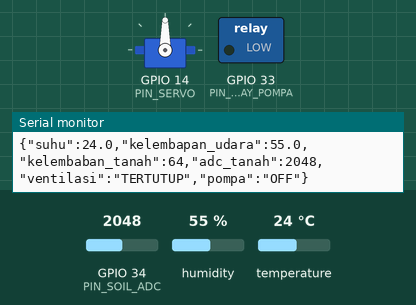
The sketch below on a simulated ESP32. On the bench: servo, switched loads named in the sketch (green lamp = pin HIGH), the last lines printed to the serial monitor. The inputs (shaded band) are chosen by the test bench; at power-on: temperature 24 °C, GPIO 34 (PIN_SOIL_ADC) = 2048, humidity 55 % (analog values on the 0–4095 scale). WiFi joins after 1.5 s; servers stay silent unless stated.

Above: at 3.3 s.
3.4 s: temperature set to 29.3 °C
7.3 s: temperature set to 30.5 °C
At 10.3 s:
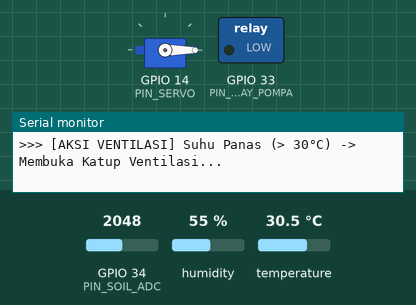
11.9 s: GPIO 34 (PIN_SOIL_ADC) set to 2645
13.4 s: GPIO 34 (PIN_SOIL_ADC) set to 2726
At 15.1 s:
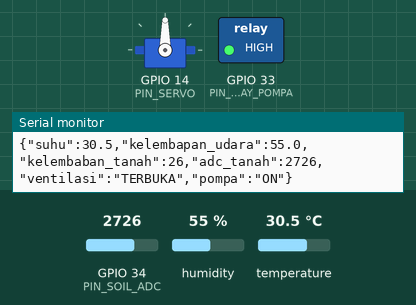
20.6 s: temperature set to 29.5 °C
23.3 s: temperature set to 28.3 °C
At 26.3 s:
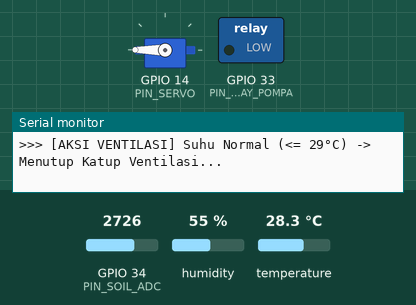
Timing chart, 0 to 28.0 s (numbered marks = the images above; inputs shaded):
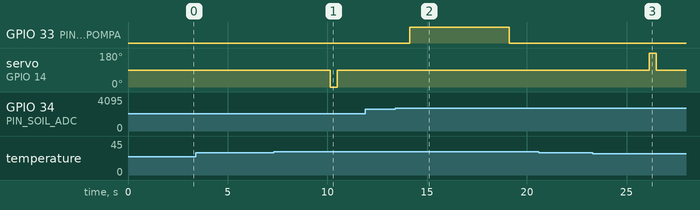

The sketch:

smart_greenhouse_esp32.ino
```cpp
/*
 * ======================================================================================
 * PROYEK AKHIR IoT: Smart Greenhouse Mini Berbasis ESP32 & Dashboard Website
 * ======================================================================================
 * Deskripsi:
 * Firmware ESP32 untuk pemantauan dan kontrol otonom iklim mikro tanaman.
 * - Sensor Suhu & Kelembapan Udara : DHT22 (GPIO 32)
 * - Sensor Kelembaban Tanah         : Capacitive Soil Moisture v1.2 (GPIO 34 - ADC1)
 * - Aktuator Ventilasi             : Servo SG90 360 Continuous (GPIO 14)
 * - Aktuator Penyiraman            : Pompa Mini via Modul Relay SRD-05VDC (GPIO 33)
 * - Komunikasi                     : WiFi Station Mode (Hotspot HP) + HTTP REST API (JSON & CORS)
 *
 * Library yang dibutuhkan (Install via Arduino IDE -> Library Manager):
 * 1. "DHT sensor library" by Adafruit (termasuk "Adafruit Unified Sensor")
 * 2. "ESP32Servo" by Kevin Harrington
 * 3. "WebServer" & "WiFi" (bawaan board package ESP32)
 * ======================================================================================
 */

#include <WiFi.h>
#include <WebServer.h>
#include <DHT.h>
#include <ESP32Servo.h>

// ======================================================================================
// 1. KONFIGURASI PEMETAAN PIN (GPIO)
// ======================================================================================
#define PIN_DHT          32   // Pin DATA sensor DHT22
#define PIN_SOIL_ADC     34   // Pin AOUT sensor Soil Moisture Kapasitif (ADC1, Input-Only)
#define PIN_SERVO        14   // Pin Sinyal PWM Servo SG90 (Ventilasi)
#define PIN_RELAY_POMPA  33   // Pin IN modul relay SRD-05VDC (Pompa Air)

#define DHTTYPE          DHT22

// ======================================================================================
// 2. KONFIGURASI KREDENSIAL WIFI (HOTSPOT HP)
// ======================================================================================
const char* WIFI_SSID     = "Reonnn";
const char* WIFI_PASSWORD = "kopiireng";

// ======================================================================================
// 3. PENGATURAN PARAMETER LOGIKA & AMBANG BATAS (THRESHOLD)
// ======================================================================================

// Tipe Pemicu Modul Relay SRD-05VDC:
// - Set 'false' jika modul relay Active-HIGH (pompa ON saat GPIO bernilai HIGH / 3.3V)
// - Set 'true' jika modul relay Active-LOW  (pompa ON saat GPIO bernilai LOW / 0V)
const bool RELAY_ACTIVE_LOW = false;

// Kalibrasi Nilai Mentah ADC Sensor Kapasitif (12-bit: 0 - 4095)
// Logika terbalik: Udara terbuka = ADC tinggi; Dalam air = ADC rendah
const int ADC_KALIBRASI_KERING = 3200; // Nilai saat di udara terbuka (0% kelembaban tanah)
const int ADC_KALIBRASI_BASAH  = 1400; // Nilai saat lempeng tercelup air (100% kelembaban)

// Ambang Batas Suhu & Ventilasi (Kondisi 1 Sesuai Dokumen)
const float THRESHOLD_SUHU_PANAS   = 30.0; // Buka ventilasi jika suhu > 30.0 °C
const float THRESHOLD_SUHU_NORMAL  = 29.0; // Tutup ventilasi jika suhu <= 29.0 °C (Histeresis 1°C)

// Konfigurasi Kontrol untuk Servo 360 Continuous:
const int GERAK_BUKA   = 0;     // Putar ke arah buka (kecepatan penuh)
const int GERAK_TUTUP  = 180;   // Putar ke arah tutup (arah sebaliknya)
const int SERVO_STOP   = 90;    // Nilai titik tengah untuk henti putaran (biasanya 88 - 92)
const int DURASI_PUTAR = 350;   // Lama waktu putar dalam milidetik (sesuai bukaan pintu)

// Ambang Batas Kelembaban Tanah & Penyiraman (Kondisi 2 Sesuai Dokumen)
const int THRESHOLD_ADC_KERING     = 2700; // Pompa ON jika ADC > 2700 (Tanah Kering)
const int THRESHOLD_ADC_LEMBAP     = 2300; // Pompa OFF jika ADC <= 2300 (Tanah Cukup Basah)

// Batas Durasi Penyiraman Maksimal (Safety Timeout) & Jeda Resap Air
// Melindungi tanaman dari kebanjiran dan memberi waktu air meresap ke lempeng sensor
const unsigned long MAKS_DURASI_POMPA = 5000;  // Maksimal menyiram 5000 ms (5 detik)
const unsigned long JEDA_RESAP_TANAH  = 10000; // Jeda 10 detik setelah menyiram sebelum boleh menyiram lagi

// Interval Pembacaan Sensor
const unsigned long INTERVAL_BACA_SENSOR = 2000; // Baca setiap 2000 ms (2 detik)

// ======================================================================================
// 4. INSTANSIASI OBJEK & VARIABEL GLOBAL
// ======================================================================================
WebServer server(80);
DHT dht(PIN_DHT, DHTTYPE);
Servo servoVentilasi;

// Variabel Data Sensor
float suhu = 0.0;
float kelembapanUdara = 0.0;
int adcTanah = 0;
int kelembabanTanahPersen = 0;

// Variabel Status Aktuator
bool statusVentilasi = false; // false = TERTUTUP, true = TERBUKA
bool statusPompa     = false; // false = MATI (OFF), true = MENYALA (ON)

unsigned long waktuMulaiPompa   = 0;
unsigned long waktuSelesaiPompa = 0;
unsigned long waktuTerakhirBaca = 0;

// ======================================================================================
// 5. FUNGSI KENDALI AKTUATOR
// ======================================================================================

// Mengatur status saklar relay pompa dengan memperhitungkan Active-HIGH / Active-LOW
void kontrolPompa(bool nyalakan) {
  if (nyalakan) {
    digitalWrite(PIN_RELAY_POMPA, RELAY_ACTIVE_LOW ? LOW : HIGH);
    statusPompa = true;
  } else {
    digitalWrite(PIN_RELAY_POMPA, RELAY_ACTIVE_LOW ? HIGH : LOW);
    statusPompa = false;
  }
}

// Fungsi bantu untuk menggerakkan servo 360 derajat sebentar lalu berhenti
void gerakkanVentilasi(int arah, int durasiMs) {
  servoVentilasi.attach(PIN_SERVO);
  servoVentilasi.write(arah);
  delay(durasiMs);                  // Putar selama beberapa milidetik
  servoVentilasi.write(SERVO_STOP); // Hentikan putaran
  delay(50);
  servoVentilasi.detach();          // Lepas sinyal PWM agar servo benar-benar diam & tidak mendengung
}

// ======================================================================================
// 6. HANDLER REST API & WEB SERVER
// ======================================================================================

// Mengirim response data sensor dan status aktuator dalam format JSON lengkap dengan CORS
void handleGetSensorData() {
  server.sendHeader("Access-Control-Allow-Origin", "*");
  server.sendHeader("Access-Control-Allow-Methods", "GET, OPTIONS");
  server.sendHeader("Access-Control-Allow-Headers", "Content-Type");

  // Format JSON persis sesuai spesifikasi Bab 2 Dokumen:
  // {"suhu": 31.2, "kelembapan_udara": 68.5, "kelembaban_tanah": 35, "adc_tanah": 2850, "ventilasi": "TERBUKA", "pompa": "ON"}
  String payload = "{";
  payload += "\"suhu\":" + String(suhu, 1) + ",";
  payload += "\"kelembapan_udara\":" + String(kelembapanUdara, 1) + ",";
  payload += "\"kelembaban_tanah\":" + String(kelembabanTanahPersen) + ",";
  payload += "\"adc_tanah\":" + String(adcTanah) + ",";
  payload += "\"ventilasi\":\"" + String(statusVentilasi ? "TERBUKA" : "TERTUTUP") + "\",";
  payload += "\"pompa\":\"" + String(statusPompa ? "ON" : "OFF") + "\"";
  payload += "}";

  server.send(200, "application/json", payload);
}

// Menangani permintaan Pre-flight OPTIONS dari browser
void handleCORSPreflight() {
  server.sendHeader("Access-Control-Allow-Origin", "*");
  server.sendHeader("Access-Control-Allow-Methods", "GET, OPTIONS");
  server.sendHeader("Access-Control-Allow-Headers", "Content-Type");
  server.send(204);
}

// Halaman landing sederhana jika IP ESP32 diakses langsung lewat browser
void handleRoot() {
  String html = "<!DOCTYPE html><html><head><meta charset='UTF-8'><title>Smart Greenhouse ESP32</title>";
  html += "<meta name='viewport' content='width=device-width, initial-scale=1'>";
  html += "<style>body{font-family:sans-serif;background:#f0f4f8;padding:20px;text-align:center;}";
  html += ".card{background:#fff;max-width:400px;margin:auto;padding:20px;border-radius:12px;box-shadow:0 4px 6px rgba(0,0,0,0.1);}";
  html += "h2{color:#2d3748;}p{font-size:16px;color:#4a5568;margin:8px 0;}";
  html += ".btn{display:inline-block;margin-top:15px;padding:10px 20px;background:#3182ce;color:#fff;text-decoration:none;border-radius:8px;}</style></head><body>";
  html += "<div class='card'><h2>Mini Smart Greenhouse</h2>";
  html += "<p>🌡️ Suhu: <b>" + String(suhu, 1) + " &deg;C</b></p>";
  html += "<p>💧 Kelembapan Udara: <b>" + String(kelembapanUdara, 1) + " %</b></p>";
  html += "<p>🌱 Kelembaban Tanah: <b>" + String(kelembabanTanahPersen) + " %</b> (ADC: " + String(adcTanah) + ")</p>";
  html += "<p>🪟 Ventilasi: <b>" + String(statusVentilasi ? "TERBUKA" : "TERTUTUP") + "</b></p>";
  html += "<p>🚿 Pompa Air: <b>" + String(statusPompa ? "MENYIRAM (ON)" : "STANDBY (OFF)") + "</b></p>";
  html += "<a class='btn' href='/api/data'>Lihat Endpoint JSON (/api/data)</a></div></body></html>";

  server.send(200, "text/html", html);
}

// ======================================================================================
// 7. SETUP PROGRAM
// ======================================================================================
void setup() {
  Serial.begin(115200);
  delay(500);
  Serial.println("\n==================================================");
  Serial.println("  SISTEM SMART GREENHOUSE MINI ESP32 DIMULAI      ");
  Serial.println("==================================================");

  // Inisialisasi Pin Relay Pompa
  pinMode(PIN_RELAY_POMPA, OUTPUT);
  kontrolPompa(false); // Pastikan saklar pompa mati saat baru dinyalakan

  // Inisialisasi Servo 360 Continuous (Posisi Awal STOP)
  ESP32PWM::allocateTimer(0);
  servoVentilasi.setPeriodHertz(50);
  servoVentilasi.attach(PIN_SERVO);
  servoVentilasi.write(SERVO_STOP);
  delay(100);
  servoVentilasi.detach();

  // Inisialisasi Sensor DHT22 & ADC
  dht.begin();
  analogReadResolution(12); // Resolusi 12-bit (Rentang 0 - 4095)

  // Inisialisasi WiFi (Station Mode ke Hotspot HP)
  WiFi.mode(WIFI_STA);
  WiFi.setAutoReconnect(true);
  WiFi.persistent(true);
  WiFi.begin(WIFI_SSID, WIFI_PASSWORD);
  Serial.printf("Menghubungkan ke Hotspot: %s ", WIFI_SSID);

  int wifiRetry = 0;
  while (WiFi.status() != WL_CONNECTED && wifiRetry < 20) {
    delay(500);
    Serial.print(".");
    wifiRetry++;
  }

  if (WiFi.status() == WL_CONNECTED) {
    Serial.println("\n[WiFi] Berhasil Terhubung!");
    Serial.print("[WiFi] IP Address ESP32: http://");
    Serial.println(WiFi.localIP());
    Serial.print("[API] Endpoint Data: http://");
    Serial.print(WiFi.localIP());
    Serial.println("/api/data");
  } else {
    Serial.println("\n[WiFi] Gagal terhubung (Timeout).");
    Serial.println("[INFO] Sistem akan tetap beroperasi secara OTONOM tanpa WiFi!");
  }

  // Daftarkan Routing Web Server
  server.on("/", HTTP_GET, handleRoot);
  server.on("/api/data", HTTP_GET, handleGetSensorData);
  server.on("/api/data", HTTP_OPTIONS, handleCORSPreflight);
  server.begin();
  Serial.println("[HTTP] REST API Server aktif di port 80.");
  Serial.println("==================================================\n");
}

// ======================================================================================
// 8. LOOP UTAMA (NON-BLOCKING OTONOM)
// ======================================================================================
void loop() {
  // A. Layani permintaan HTTP dari Dashboard React (Non-blocking)
  server.handleClient();

  unsigned long waktuSekarang = millis();

  // B. Siklus Pembacaan Sensor & Evaluasi Logika Otonom (Setiap 2 Detik)
  if (waktuSekarang - waktuTerakhirBaca >= INTERVAL_BACA_SENSOR) {
    waktuTerakhirBaca = waktuSekarang;

    // 1. Membaca Sensor Suhu & Kelembapan Udara (DHT22)
    float bacaSuhu = dht.readTemperature();
    float bacaKelembapanUdara = dht.readHumidity();

    if (!isnan(bacaSuhu) && !isnan(bacaKelembapanUdara)) {
      suhu = bacaSuhu;
      kelembapanUdara = bacaKelembapanUdara;
    } else {
      Serial.println("[PERINGATAN] Gagal membaca data dari sensor DHT22!");
    }

    // 2. Membaca Sensor Kelembaban Tanah Kapasitif
    adcTanah = analogRead(PIN_SOIL_ADC);

    // Konversi nilai ADC mentah ke persentase kelembaban (0 - 100%)
    // Logika terbalik: ADC mendekati ADC_KALIBRASI_BASAH = 100%, ADC mendekati ADC_KALIBRASI_KERING = 0%
    int hitungPersen = map(adcTanah, ADC_KALIBRASI_KERING, ADC_KALIBRASI_BASAH, 0, 100);
    kelembabanTanahPersen = constrain(hitungPersen, 0, 100);

    // 3. Evaluasi Kondisi 1: Suhu & Ventilasi (Servo 360 Continuous)
    if (suhu > THRESHOLD_SUHU_PANAS && !statusVentilasi) {
      Serial.println(">>> [AKSI VENTILASI] Suhu Panas (> 30°C) -> Membuka Katup Ventilasi...");
      gerakkanVentilasi(GERAK_BUKA, DURASI_PUTAR);
      statusVentilasi = true;
    }
    else if (suhu <= THRESHOLD_SUHU_NORMAL && statusVentilasi) {
      Serial.println(">>> [AKSI VENTILASI] Suhu Normal (<= 29°C) -> Menutup Katup Ventilasi...");
      gerakkanVentilasi(GERAK_TUTUP, DURASI_PUTAR);
      statusVentilasi = false;
    }

    // 4. Evaluasi Kondisi 2: Kelembaban Tanah & Pompa (Relay)
    bool jedaResapSelesai = (waktuSekarang - waktuSelesaiPompa >= JEDA_RESAP_TANAH);
    if (adcTanah > THRESHOLD_ADC_KERING && !statusPompa && jedaResapSelesai) {
      kontrolPompa(true);
      waktuMulaiPompa = waktuSekarang;
      Serial.println("[AKSI PENYIRAMAN] Tanah Kering Terdeteksi -> Pompa Air MENYALA");
    }

    // 5. Cetak Payload Log JSON ke Serial Monitor
    Serial.printf(
      "{\"suhu\":%.1f,\"kelembapan_udara\":%.1f,\"kelembaban_tanah\":%d,\"adc_tanah\":%d,\"ventilasi\":\"%s\",\"pompa\":\"%s\"}\n",
      suhu,
      kelembapanUdara,
      kelembabanTanahPersen,
      adcTanah,
      statusVentilasi ? "TERBUKA" : "TERTUTUP",
      statusPompa ? "ON" : "OFF"
    );
  }

  // C. Evaluasi Pemutus Pompa Air (Histeresis Tanah & Safety Timeout)
  if (statusPompa) {
    bool tanahSudahBasah = (adcTanah <= THRESHOLD_ADC_LEMBAP);
    bool durasiMaksHabis = (waktuSekarang - waktuMulaiPompa >= MAKS_DURASI_POMPA);

    if (tanahSudahBasah || durasiMaksHabis) {
      kontrolPompa(false);
      waktuSelesaiPompa = millis(); // Rekam waktu selesai agar air sempat meresap
      if (tanahSudahBasah) {
        Serial.println("[AKSI PENYIRAMAN] Tanah Sudah Cukup Lembap -> Pompa Air DIMATIKAN");
      } else {
        Serial.println("[AKSI PENYIRAMAN] Batas Maksimal 5 Detik Tercapai (Timeout) -> Pompa Air DIMATIKAN (Jeda resap 10s...)");
      }
    }
  }
}
```

Measured:
- the behaviour switches between 30 and 30.1 °C on temperature (found by bisection; images 0 and 1)
- the behaviour switches between 2700 and 2701 on GPIO 34 (PIN_SOIL_ADC) (found by bisection; images 1 and 2)
- the behaviour switches between 29.1 and 29 °C on temperature (found by bisection; images 2 and 3)
- after the input at 7.3 s, servo on GPIO 14 (PIN_SERVO): 90° → 0° after 2.8 s, → 90° 0.35 s later
- after the input at 13.4 s, GPIO 33 (PIN_RELAY_POMPA): LOW → HIGH after 0.73 s, → LOW 5.0 s later
- after the input at 23.3 s, servo on GPIO 14 (PIN_SERVO): 90° → 180° after 2.8 s, → 90° 0.35 s later
